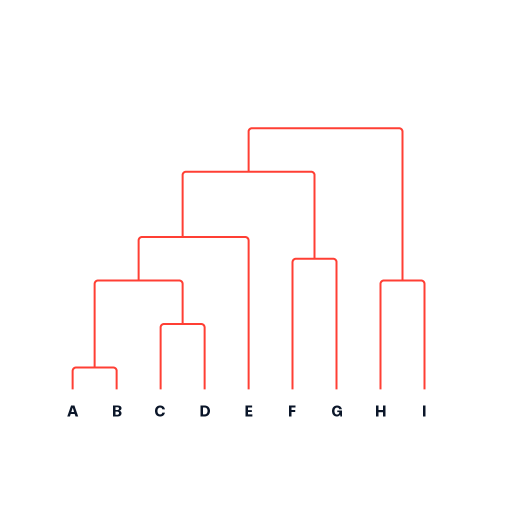
#> input picture test_data/Dendrogram.png, 1020 x 1020 px (shown at 1/2 size)
$ jupyter execute --allow-errors read_labels.ipynb
#> lines starting #> are read from the running program, lines starting #| are printed output that depends on the picture; after the words box and inside, x2 and y2 are one past the last pixel; in counts of white or black regions, pixels touching at a corner belong together
[cell 1]
from PIL import Image
import cv2
from pytesseract import pytesseract
import numpy as np

[cell 2]
# Defining path to tesseract.exe
pytesseract.tesseract_cmd = '/bin/tesseract'

### Working on the original image (tree + text)

[cell 3]
image_path = '../test_data/Dendrogram.png'
gray_image_path = '../test_data/Dendrogram_gray.png'

[cell 4]
img = cv2.imread(image_path)
#> img is the input picture: shape (1020, 1020, 3); mean B, G, R 251.5, 251.7, 254.5
img = cv2.resize(img, (int(img.shape[0]*2), int(img.shape[1]*2)))
#> img: shape (2040, 2040, 3)
img = cv2.cvtColor(img, cv2.COLOR_BGR2GRAY)
#> img: shape (2040, 2040)
ret, thresh1 = cv2.threshold(img, 0, 255, cv2.THRESH_OTSU |
                                        cv2.THRESH_BINARY_INV)
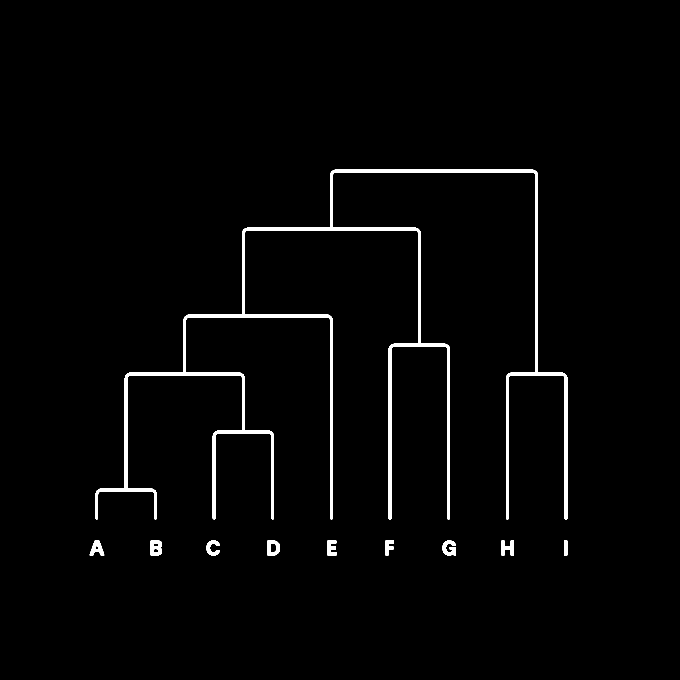
#> thresh1: shape (2040, 2040) (shown at 1/3 size); 1.7% white; 10 white regions, largest, box (x1, y1, x2, y2) and area: (286, 509, 1702, 1558) 62699, (452, 1622, 486, 1666) 1163, (1328, 1622, 1368, 1666) 1145
#> ret = 187
if thresh1[0,0]<200:
    thresh1 = np.where(thresh1>200, 0, 255)
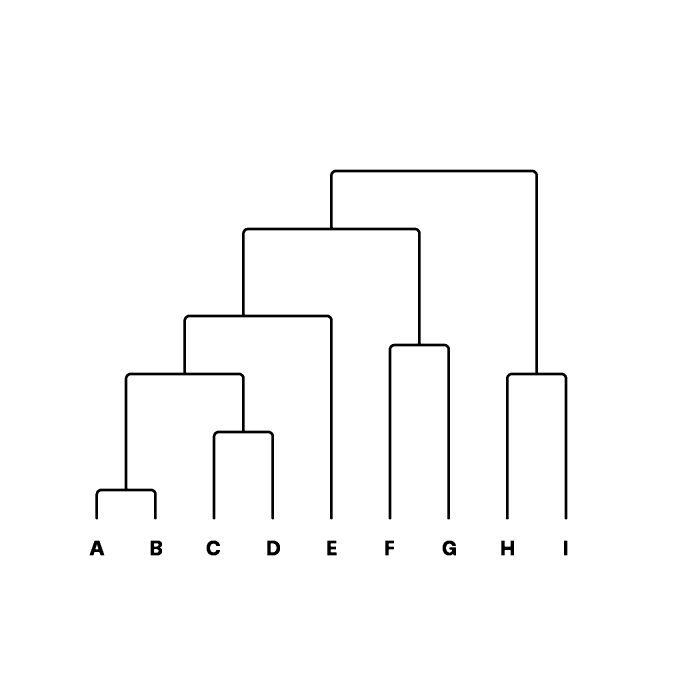
#> thresh1: shape (2040, 2040) int64 (shown at 1/3 size); 98.3% white; 10 black regions, largest, box (x1, y1, x2, y2) and area: (286, 509, 1702, 1558) 62699, (452, 1622, 486, 1666) 1163, (1328, 1622, 1368, 1666) 1145
# To read the text from an image (e.g. cropped fragment containing the labels), we need to invert white and black --- see below
# cv2.imwrite(gray_image_path, thresh1)
# text = pytesseract.image_to_string(gray_image_path)
# text[:-2]

[cell 5]
rect_kernel = cv2.getStructuringElement(cv2.MORPH_RECT, (12, 12))
if thresh1[0,0]>200:
    thresh1 = np.where(thresh1>200, 0, 255)

dilation = cv2.dilate(thresh1.astype('uint8'), rect_kernel, iterations = 3)
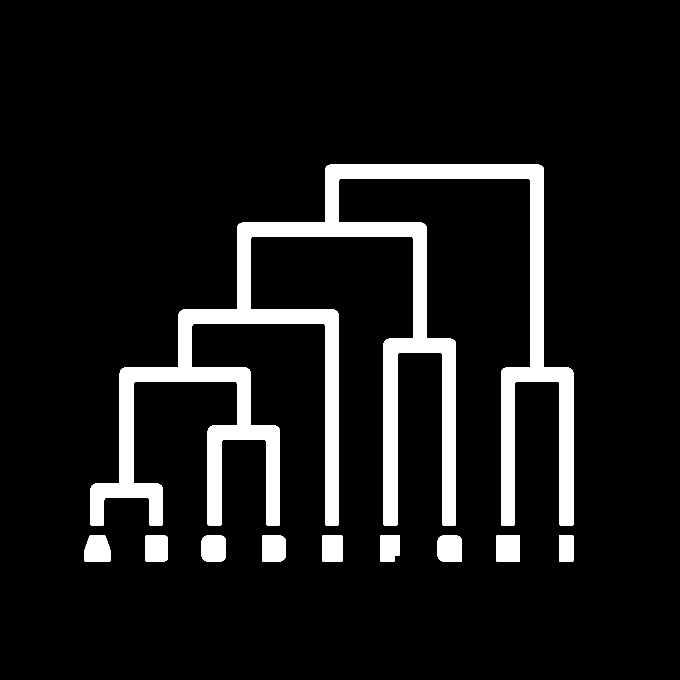
#> dilation: shape (2040, 2040) (shown at 1/3 size); 8.9% white; 10 white regions
cv2.imwrite('../test_data/dilation_image.jpg', dilation)
contours, hierarchy = cv2.findContours(dilation, cv2.RETR_EXTERNAL,
                                            cv2.CHAIN_APPROX_NONE)
#> contours = 10 contours; largest, box (x1, y1, x2, y2) and area: (271, 494, 1720, 1576) 317826, (1489, 1607, 1560, 1684) 5320, (1313, 1607, 1386, 1684) 5282, (605, 1607, 678, 1684) 5230, (787, 1607, 858, 1684) 5173
boxes = [cv2.boundingRect(cnt) for cnt in contours]
#> boxes = [(1677, 1607, 43, 77), (1489, 1607, 71, 77), (1313, 1607, 73, 77), (1141, 1607, 59, 77), (967, 1607, 61, 77), (787, 1607, 71, 77), (605, 1607, 73, 77), (437, 1607, 67, 77), (254, 1607, 77, 77), (271, 494, 1449, 1082)]

[cell 6]
def draw_countours(image, boxes):
    for box in boxes:
        x, y, w, h = box

        # Draw the bounding box on the text area
        rect = cv2.rectangle(image, (x, y), (x + w, y + h), (0, 255, 0), 2)

        cv2.imwrite('../test_data/rectanglebox.jpg', rect)

[cell 7]
def save_boxes_as_images(image, boxes, char_height=35):
#> called with char_height = 35
    boxes_sorted_y = sorted(boxes, key=lambda x: x[1]+x[3], reverse=True) # height
#> boxes_sorted_y has the same summary as boxes outside save_boxes_as_images
    tree_box = boxes_sorted_y.pop()
#> tree_box = (271, 494, 1449, 1082)
    x, y, w, h = tree_box
#> x = 271; y = 494; w = 1449; h = 1082
    cropped = image[y:y + h, x:x + w]
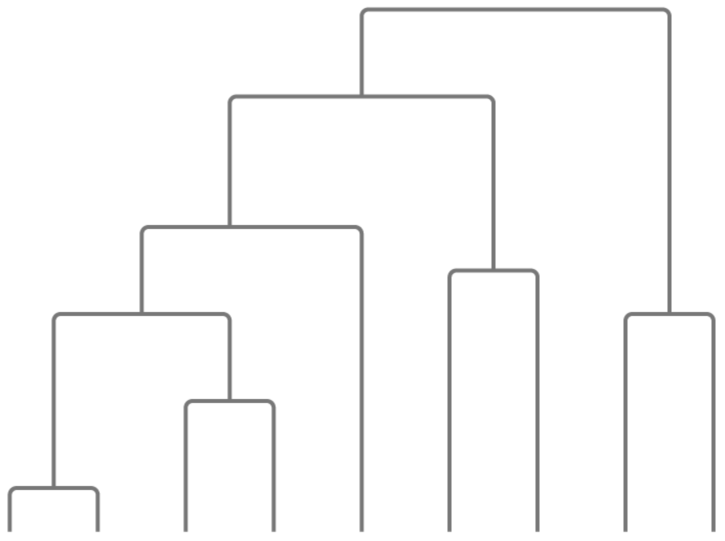
#> cropped: shape (1082, 1449) (shown at 1/2 size); min 119, max 255, mean 249.6
    cv2.imwrite('../test_data/only_tree.png', cropped)

    boxes_labels_sorted_x = sorted(boxes_sorted_y, key=lambda x: x[0]+x[2], reverse=False) # left to right
#> boxes_labels_sorted_x = [(254, 1607, 77, 77), (437, 1607, 67, 77), (605, 1607, 73, 77), (787, 1607, 71, 77), (967, 1607, 61, 77), (1141, 1607, 59, 77), (1313, 1607, 73, 77), (1489, 1607, 71, 77), (1677, 1607, 43, 77)]
    for b_idx, box in enumerate(boxes_labels_sorted_x):
        x, y, w, h = box
        cropped = image[y:y + h, x:x + w]
        cropped = cv2.resize(cropped, (int(cropped.shape[0]*char_height/cropped.shape[1]), char_height))
        cv2.imwrite(f'../test_data/{b_idx}.png', cropped)
#> this loop made 9 passes
#> (box, x, w) on passes 1 to 9: ((254, 1607, 77, 77), 254, 77), ((437, 1607, 67, 77), 437, 67), ((605, 1607, 73, 77), 605, 73), ((787, 1607, 71, 77), 787, 71), ((967, 1607, 61, 77), 967, 61), ((1141, 1607, 59, 77), 1141, 59), ((1313, 1607, 73, 77), 1313, 73), ((1489, 1607, 71, 77), 1489, 71), ((1677, 1607, 43, 77), 1677, 43)

[cell 8]
im2 = img.copy()
save_boxes_as_images(im2, boxes)
draw_countours(im2, boxes)
#> the loop in draw_countours, `for box in boxes:` made 10 passes
#> pass 3, in draw_countours, `rect = cv2.rectangle(image, (x, y), (x + w, y + h), (0, 255, 0), 2)`:
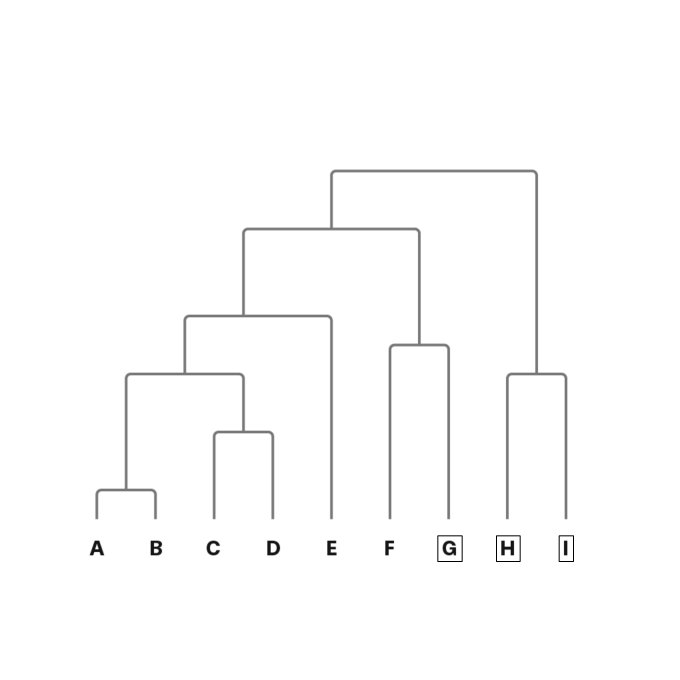
#> rect: shape (2040, 2040) (shown at 1/3 size); min 0, max 255, mean 252.3

Let's try find a box size which allows us read the text

#> (a cell that did not finish here is left out)

#> in save_boxes_as_images (call 2), `x, y, w, h = tree_box`: x = 271; y = 494; w = 1449; h = 1082
#> the loop in save_boxes_as_images (call 2), `for b_idx, box in enumerate(boxes_labels_sorted_x):` made 9 passes
#> pass 3, in save_boxes_as_images (call 2), `cropped = image[y:y + h, x:x + w]`:
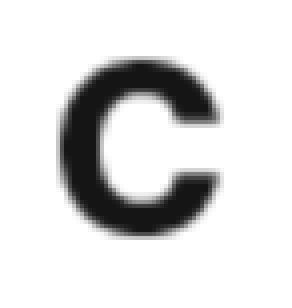
#> cropped: shape (77, 73) (shown 4 times larger); min 21, max 255, mean 219.3
#> pass 3, in save_boxes_as_images (call 2), `cropped = cv2.resize(cropped, (int(cropped.shape[0]*char_height/croppe..`:
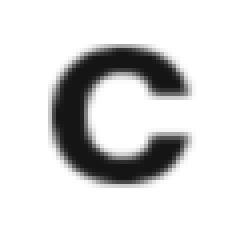
#> cropped: shape (60, 63) (shown 4 times larger); min 21, max 255, mean 219.3
#> `box_path = f'../test_data/{b_idx}.png'`: box_path = '../test_data/0.png'
#> `gray_box_path = f'../test_data/{b_idx}_gray.png'`: gray_box_path = '../test_data/0_gray.png'
    for b_idx in range(len(boxes)-1):
        box_path = f'../test_data/{b_idx}.png'
        gray_box_path = f'../test_data/{b_idx}_gray.png'
        text = pytesseract.image_to_string(box_path)
        if any([s in text for s in 'ABCDEFGHI']):
            print(text)
            print(h)
        # let's try make it gray again and - if necessary - reverse the colors
        img_b = cv2.imread(box_path)
        img_b = cv2.cvtColor(img_b, cv2.COLOR_BGR2GRAY)
        ret, thresh1 = cv2.threshold(img_b, 0, 255, cv2.THRESH_OTSU |
                                                cv2.THRESH_BINARY_INV)
        if thresh1[0,0]>200:
            thresh1 = np.where(thresh1>200, 0, 255)
        cv2.imwrite(gray_box_path, thresh1)
        text = pytesseract.image_to_string(gray_box_path)
        if any([s in text for s in 'ABCDEFGHI']):
            print(text)
            print(h)
draw_countours(im2, boxes)

Manually cropped fragment

[cell 10]
image_path = '../test_data/Dendrogram_only_text.png'
gray_image_path = '../test_data/Dendrogram_only_text_gray.png'

[cell 11]
img = cv2.imread(image_path)
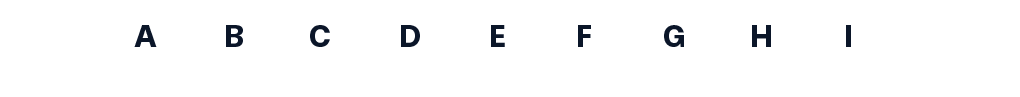
#> input picture test_data/Dendrogram_only_text.png, 1020 x 97 px
#> img is the input picture: shape (97, 1020, 3); mean B, G, R 250.7, 250.3, 250.1
img = cv2.resize(img, (300, 75))
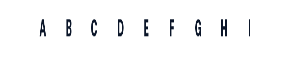
#> img: shape (75, 300, 3); mean B, G, R 250.5, 250.1, 249.9
img = cv2.cvtColor(img, cv2.COLOR_BGR2GRAY)
#> img: shape (75, 300)
ret, thresh1 = cv2.threshold(img, 0, 255, cv2.THRESH_OTSU |
                                        cv2.THRESH_BINARY_INV)
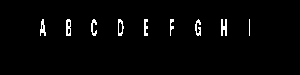
#> thresh1: shape (75, 300); 2.1% white in thin lines or dots, all inside (x1, y1, x2, y2) = (40, 19, 250, 36)
#> ret = 146
if thresh1[0,0]<200:
    thresh1 = np.where(thresh1>200, 0, 255)
cv2.imwrite(gray_image_path, thresh1)
#> (the rest of this cell did not finish here and is left out)
